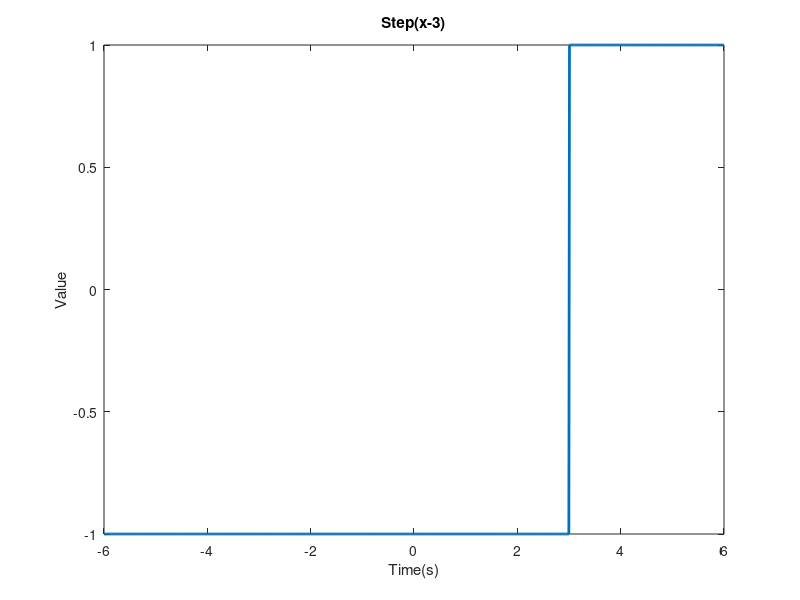

Write MATLAB code to recreate this figure.
clc
clear all
close all
%%
x=linspace(-6,6,1000);
figure,
plot(x,sign(x-3),'linewidth',2)
title('Step(x-3)');xlabel('Time(s)');ylabel('Value')
